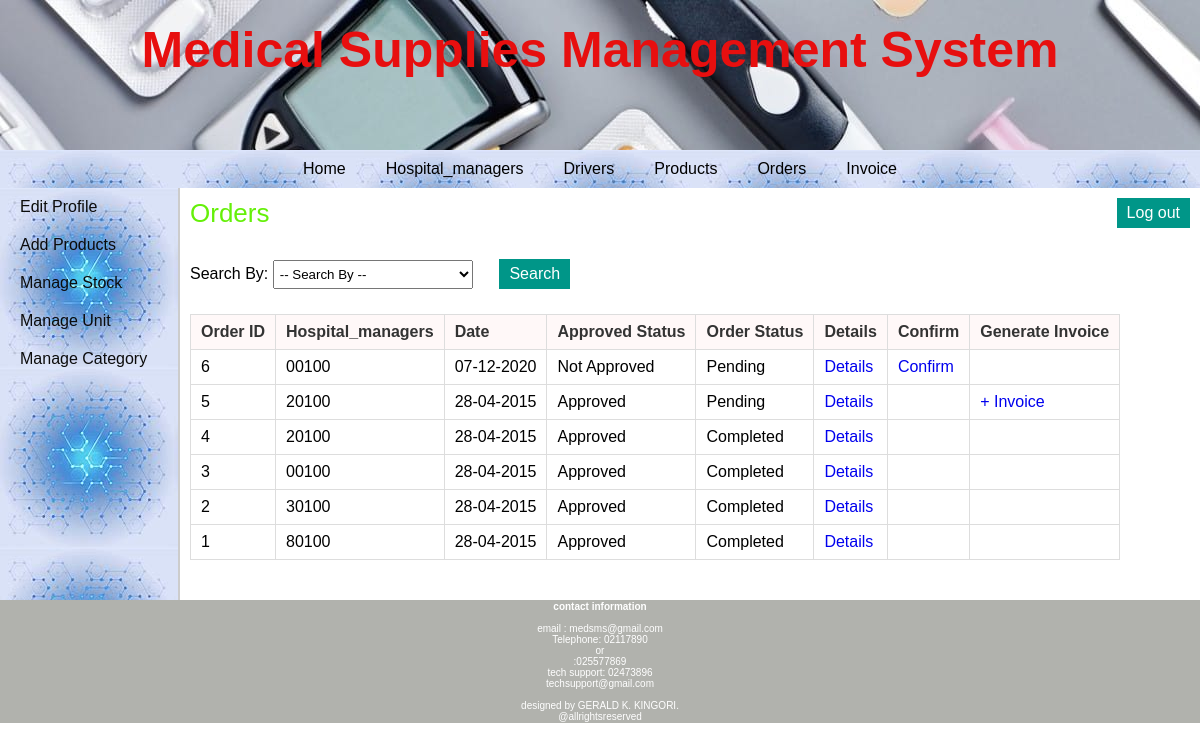
/manufacturer/view_orders.php (signed in), run on the app's committed database.
### tables this page shows
CREATE TABLE `orders` (
  `order_id` int(11) NOT NULL,
  `date` date NOT NULL,
  `retailer_id` int(11) NOT NULL,
  `approved` tinyint(1) NOT NULL,
  `status` tinyint(1) NOT NULL,
  `total_amount` decimal(10,3) NOT NULL
);

CREATE TABLE `area` (
  `area_id` int(11) NOT NULL,
  `area_name` varchar(50) NOT NULL,
  `area_code` varchar(10) NOT NULL
);

### manufacturer/view_orders.php (the view, shortened to what this page needs)
<?php
	require("../includes/config.php");
		if(isset($_SESSION['manufacturer_login'])) {
			$error = "";
			if($_SERVER['REQUEST_METHOD'] == "POST") {
				if(isset($_POST['cmbFilter'])) {
					if(!empty($_POST['txtId'])) {
						$result = validate_number($_POST['txtId']);
						if($result == 1) {
							$order_id = $_POST['txtId'];
							$query_selectOrder = "SELECT * FROM orders,retailer,area WHERE orders.retailer_id=retailer.retailer_id AND retailer.area_id=area.area_id AND order_id='$order_id'";
							$result_selectOrder = mysqli_query($con,$query_selectOrder);
							$row_selectOrder = mysqli_fetch_array($result_selectOrder);
							if(empty($row_selectOrder)){
							   $error = "* No order was found with this ID";
							}
							else {
								mysqli_data_seek($result_selectOrder,0);
							}
						}
						else {
							$error = "* Invalid ID";
						}
					}
					else if(!empty($_POST['cmbRetailer'])) {
						$retailer_id = $_POST['cmbRetailer'];
						$query_selectOrder = "SELECT * FROM orders,retailer,area WHERE orders.retailer_id=retailer.retailer_id AND retailer.area_id=area.area_id AND orders.retailer_id='$retailer_id' ORDER BY approved,status,order_id DESC";
						$result_selectOrder = mysqli_query($con,$query_selectOrder);
						$row_selectOrder = mysqli_fetch_array($result_selectOrder);
						if(empty($row_selectOrder)){
						   $error = "* No order was found of the selected Retailer";
						}
						else {
							mysqli_data_seek($result_selectOrder,0);
						}
					}
					else if(!empty($_POST['txtDate'])) {
						$date = $_POST['txtDate'];
						$query_selectOrder = "SELECT * FROM orders,retailer,area WHERE orders.retailer_id=retailer.retailer_id AND retailer.area_id=area.area_id AND date='$date'";
						$result_selectOrder = mysqli_query($con,$query_selectOrder);
						$row_selectOrder = mysqli_fetch_array($result_selectOrder);
						if(empty($row_selectOrder)){
						   $error = "* No order was found with the selected Date";
						}
						else {
							mysqli_data_seek($result_selectOrder,0);
						}
					}
					else if(!empty($_POST['cmbStatus'])) {
						if($_POST['cmbStatus'] == "zero") {
							$status = 0;
						}
						else {
							$status = $_POST['cmbStatus'];
						}
						$query_selectOrder = "SELECT * FROM orders,retailer,area WHERE orders.retailer_id=retailer.retailer_id AND retailer.area_id=area.area_id AND status='$status' ORDER BY approved,order_id DESC";
						$result_selectOrder = mysqli_query($con,$query_selectOrder);
						$row_selectOrder = mysqli_fetch_array($result_selectOrder);
						if(empty($row_selectOrder)){
						   $error = "* No order was found";
						}
						else {
							mysqli_data_seek($result_selectOrder,0);
						}
					}
					else if(!empty($_POST['cmbApproved'])) {
						if($_POST['cmbStatus'] == "zero") {
							$approved = 0;
						}
						else {
							$approved = $_POST['cmbApproved'];
						}
						$query_selectOrder = "SELECT * FROM orders,retailer,area WHERE orders.retailer_id=retailer.retailer_id AND retailer.area_id=area.area_id AND approved='$approved' ORDER BY order_id DESC";
						$result_selectOrder = mysqli_query($con,$query_selectOrder);
						$row_selectOrder = mysqli_fetch_array($result_selectOrder);
						if(empty($row_selectOrder)){
						   $error = "* No order was found";
						}
						else {
							mysqli_data_seek($result_selectOrder,0);
						}
					}
					else {
						$error = "* Please enter the data to search for.";
					}
				}
				else {
					$error = "Please choose an option to search for.";
				}
			}
			else {
				$query_selectOrder = "SELECT * FROM orders,retailer,area WHERE orders.retailer_id=retailer.retailer_id AND retailer.area_id=area.area_id ORDER BY approved,status,order_id DESC;";
				$result_selectOrder = mysqli_query($con,$query_selectOrder);
			}
		}
		else {
			header('Location:../index.php');
		}
?>
<!DOCTYPE html>
<html>
<head>
	<link rel="stylesheet" href="../includes/main_style.css" >
	<link rel="stylesheet" href="css/smoothness/jquery-ui.css">
</head>
<body>
	<?php
		include("../includes/header.inc.php");
		include("../includes/nav_manufacturer.inc.php");
		include("../includes/aside_manufacturer.inc.php");
	?>
	<section>
		<h1>Orders</h1>
		<form action="" method="POST" class="form">
			Search By:
			<div class="input-box">
			<select name="cmbFilter" id="cmbFilter">
			<option value="" disabled selected>-- Search By --</option>
			</select>
			</div>
			<input type="submit" class="submit_button" value="Search" /> <span class="error_message"> <?php echo $error; ?> </span>
		</form>
		<form action="" method="POST" class="form">
		<table class="table_displayData" style="margin-top:20px;">
			<tr>
				<th> Order ID </th>
				<th> Hospital_managers </th>
				<th> Date </th>
				<th> Approved Status </th>
				<th> Order Status </th>
				<th> Details </th>
				<th> Confirm </th>
				<th> Generate Invoice </th>
			</tr>
			<?php $i=1; while($row_selectOrder = mysqli_fetch_array($result_selectOrder)) { ?>
			<tr>
				<td> <?php echo $row_selectOrder['order_id']; ?> </td>
				<td> <?php echo $row_selectOrder['area_code']; ?> </td>
				<td> <?php echo date("d-m-Y",strtotime($row_selectOrder['date'])); ?> </td>
				<td>
					<?php
						if($row_selectOrder['approved'] == 0) {
							echo "Not Approved";
						}
						else {
							echo "Approved";
						}
					?>
				</td>
				<td>
					<?php
						if($row_selectOrder['status'] == 0) {
							echo "Pending";
						}
						else {
							echo "Completed";
						}
					?>
				</td>
				<td> <a href="view_order_items.php?id=<?php echo $row_selectOrder['order_id']; ?>">Details</a> </td>
				<td>
					<?php
						if($row_selectOrder['approved'] == 0) {
							echo "<a href=\"confirm_order.php?id=".$row_selectOrder['order_id']."\">Confirm</a>";
						}
						else {
						}
					?>
				</td>
				<td>
					<?php
						if($row_selectOrder['approved'] == 1 && $row_selectOrder['status'] == 0) {
						?>
							<a href="generate_invoice.php?id=<?php echo $row_selectOrder['order_id']; ?>">+ Invoice</a>
						<?php
						}
						?>
				</td>
			</tr>
			<?php $i++; } ?>
		</table>
		</form>
	</section>
	<?php
		include("../includes/footer.inc.php");
	?>
</body>
</html>

### includes/main_style.css (style rules this page uses)
* { font-family: arial,sans-serif; margin:0px; padding:0px; }
body { width:auto; margin:auto; border:none; }
a { text-decoration:none; }
.input-box { display:inline-block; margin:5px 0px; }
.input-box select { padding:5px 2px; width:200px; margin:auto; }
.submit_button { font-size:16px; margin-top:20px; margin-right:20px; padding:6px 10px; background-color:#009688; border:none; color:white; }
section { width:1000px; padding:10px; padding-bottom:40px; }
section h1 { margin-bottom:10px; font-weight:normal; color:rgb(101, 240, 9); font-size: 26px; }
table { border-collapse: collapse; }
.table_displayData td, .table_displayData th { border:1px solid #ddd; padding: 8px 10px; text-align: left; }
.table_displayData th { background-color:rgba(255, 248, 248, 0.897); color:#333; }

### data on the page
orders: order_id "6", area.area_code "00100", date "07-12-2020", approved "Not Approved", status "Pending"
orders: order_id "5", area.area_code "20100", date "28-04-2015", approved "Approved", status "Pending"
orders: order_id "4", area.area_code "20100", date "28-04-2015", approved "Approved", status "Completed"
orders: order_id "3", area.area_code "00100", date "28-04-2015", approved "Approved", status "Completed"
orders: order_id "2", area.area_code "30100", date "28-04-2015", approved "Approved", status "Completed"
orders: order_id "1", area.area_code "80100", date "28-04-2015", approved "Approved", status "Completed"
